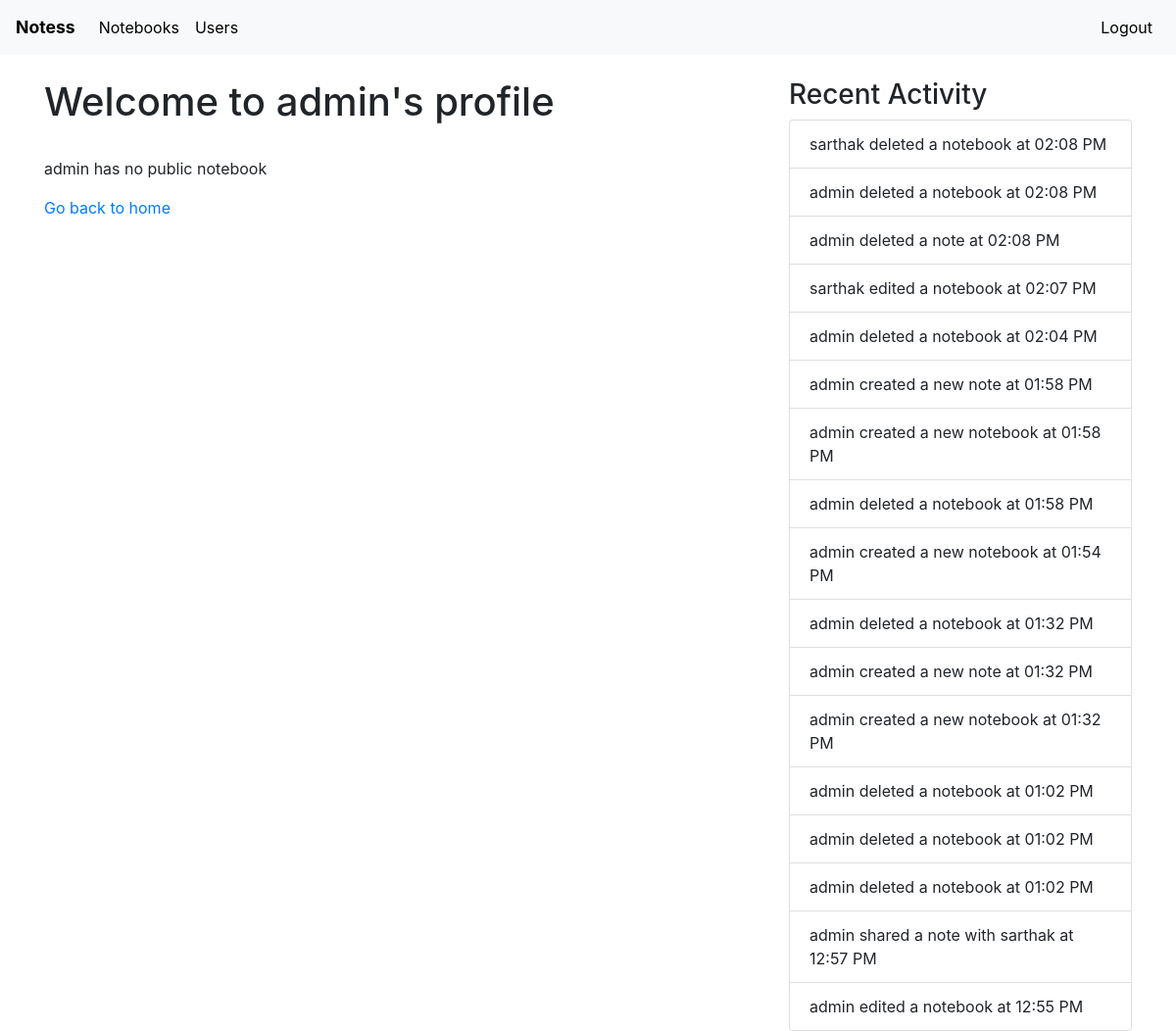
The app's page /users/admin with its own data.
### home/models.py (models this page shows)
class Activity(models.Model):
    user = models.ForeignKey(User, on_delete=models.CASCADE)
    message = models.CharField(max_length=200)
    time = models.TimeField(auto_now_add=True)
    def __str__(self):
        return f"{self.user} {self.message} at {self.time.strftime('%I:%M %p')}"

### home/views.py (the view)
# urls.py: path('users/<username>',views.viewuser),
def viewuser(request,username):
    print(username)
    user = User.objects.get(username=username)
    print(user)
    public_notebook = Notebook.objects.filter(user=user,is_public=True).first()
    print(public_notebook)
    notes = Note.objects.filter(user=user,notebook=public_notebook)
    context = {'notebook':public_notebook,'notes':notes,'user':user, 'activities': Activity.objects.all().order_by('-time')}
    return render(request,'profile.html',context)

### templates/profile.html (shortened to what this page needs)
{% extends 'base.html' %}
{% block content %}
    <h1>Welcome to {{user.username}}'s profile</h1>
    <br>
      {% if notebook %}
      <h2>Notebook : {{notebook}}</h2>
      {% if notes %}
        {% for item in notes %}
        <ol>
        <li>
            <a href="/notes/{{item.pk}}">{{item.title}}</a>
            </li>
        </ol>
        {% endfor %}
      {% else %}
          <p>This notebook has no notes</p>
      {% endif %}
      {% else %}
      <p>{{user.username}} has no public notebook</p>
      {% endif %}
    <a href="/">Go back to home</a>
{% endblock %}

### templates/base.html (shortened to what this page needs)
<!DOCTYPE html>
<html lang="en">
<head>
    <link rel="stylesheet" href="https://stackpath.bootstrapcdn.com/bootstrap/4.5.2/css/bootstrap.min.css">
    <link rel="stylesheet" href="https://cdnjs.cloudflare.com/ajax/libs/font-awesome/6.0.0/css/all.min.css" />
</head>
<body class="d-flex flex-column min-vh-100" >
    <nav class="navbar navbar-expand-lg navbar-light bg-light">
        <a class="navbar-brand" href="/">Notess</a>
        <div class="collapse navbar-collapse" id="navbarNav">
            <ul class="navbar-nav">
                <li class="nav-item">
                    <a class="nav-link" href="/">Notebooks</a>
                </li>
                 <li class="nav-item">
                    <a class="nav-link" href="/users/">Users</a>
                </li>
            </ul>
             <ul class="navbar-nav ml-auto align-items-center">
                 <li class="nav-item">
                    <a class="nav-link" href="/logout/">Logout</a>
                </li>
            </ul>
        </div>
    </nav>
    <div class="container mt-4">
        <div class="row">
            <div class="col-md-8">
                {% block content %}{% endblock %}
            </div>
            <div class="col-md-4">
                <h3>Recent Activity</h3>
                <ul class="list-group">
                    {% for activity in activities %}
                        <li class="list-group-item">{{activity}}</li>
                    {% empty %}
                        <li class="list-group-item">No activity yet</li>
                    {% endfor %}
                </ul>
            </div>
        </div>
    </div>
</body>
</html>

### templates/base.html (style rules this page uses)
body { transition: background-color 0.3s, color 0.3s; }
a { color: #007bff; text-decoration: none; }
.navbar.navbar-light.bg-light { transition: background-color 0.3s; }
.navbar.navbar-light.bg-light .navbar-brand, .navbar.navbar-light.bg-light .nav-link { color: black !important; display: flex; align-items: center; }
.navbar-brand { font-size: 1.1rem; font-weight: bold; }
.navbar-nav { align-items: center; }
.list-group-item { transition: background-color 0.3s, color 0.3s; }

### records on screen
Activity: user+message+time "sarthak deleted a notebook at 02:08 PM"
Activity: user+message+time "admin deleted a notebook at 02:08 PM"
Activity: user+message+time "admin deleted a note at 02:08 PM"
Activity: user+message+time "sarthak edited a notebook at 02:07 PM"
Activity: user+message+time "admin deleted a notebook at 02:04 PM"
Activity: user+message+time "admin created a new note at 01:58 PM"
Activity: user+message+time "admin created a new notebook at 01:58 PM"
Activity: user+message+time "admin deleted a notebook at 01:58 PM"
Activity: user+message+time "admin created a new notebook at 01:54 PM"
Activity: user+message+time "admin deleted a notebook at 01:32 PM"
Activity: user+message+time "admin created a new note at 01:32 PM"
Activity: user+message+time "admin created a new notebook at 01:32 PM"
Activity: user+message+time "admin deleted a notebook at 01:02 PM"
Activity: user+message+time "admin deleted a notebook at 01:02 PM"
Activity: user+message+time "admin deleted a notebook at 01:02 PM"
Activity: user+message+time "admin shared a note with sarthak at 12:57 PM"
Activity: user+message+time "admin edited a notebook at 12:55 PM"

### other values on screen
{{ user.username }} "admin"
